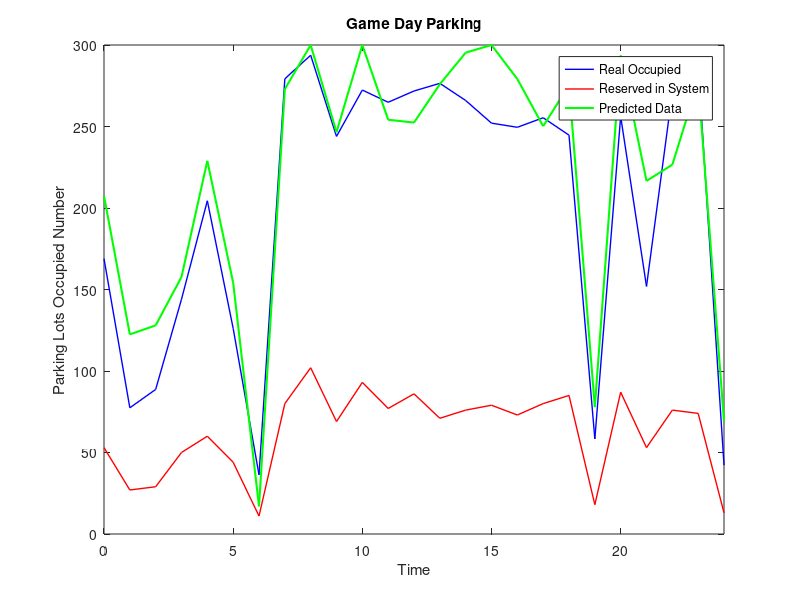

MATLAB code to generate this figure: (Note: this script raises an error after producing the figure.)
%IPark
%Generate data for Parking lot occupation
%
clc, clear all;


NotGameDay=0;


Time = [0:24];
MAX_Occupy_Number = 300;
MIN_Occupy_Number = 0;
r_Randon= rand(25,1);
OneDayData = [];

if(NotGameDay)
        time_ZERO_Seven = 0+r_Randon *(0.3-0);
        time_Seven_Nine = 0.4+ r_Randon *0.5;
        tiem_Nine_FiTeen = 0.8+ r_Randon *0.2;
        time_FiTeen_ZERO = 0+r_Randon *(0.2-0);
         label = 'Normal Day Parking';
        %%gameday
else
    
        time_ZERO_Seven = 0+r_Randon *(0.7-0);
        time_Seven_Nine = 0.6+ r_Randon *0.4;
        tiem_Nine_FiTeen = 0.8+ r_Randon *0.2;
        time_FiTeen_ZERO = 0+r_Randon *(1-0);
          label = 'Game Day Parking';
end

for i = 1:25
   if i <= 7
       OneDayData(i) = time_ZERO_Seven(i);
   elseif i>7 && i <= 9
       OneDayData(i) = time_Seven_Nine(i);
   elseif i>9 && i <= 17
        OneDayData(i) = tiem_Nine_FiTeen(i);
   else  
        OneDayData(i) = time_FiTeen_ZERO(i);
   end
   OneDayData(i) = OneDayData(i)*MAX_Occupy_Number;

end

K=[];
for i=1:25
    K=[K,0.25+rand()*0.1];
end
ReserveData = round(OneDayData.*K);

%plot(Time, OneDayData,'g')
%%find matrix k
for j=1:25
    PredictK(j) = OneDayData(j)/ReserveData(j);

end
%disturb = rand()-rand();
k = (max(PredictK)-min(PredictK))*rand(1)+min(PredictK);

for m = 1:25
    prdictData(m) = ReserveData(m).*k;    
    prdictData(m) = prdictData(m) + 80* (0.5-rand(1));
    if(prdictData(m))>300
        prdictData(m)=300;
    end

end

figure
realOccupy = plot(Time,OneDayData,'b','LineWidth',1);
hold on
SysOccupy = plot(Time,ReserveData,'r','LineWidth',1);
hold on
prdictData = plot(Time,prdictData,'g','LineWidth',1.5);


legend([realOccupy,SysOccupy,prdictData],'Real Occupied','Reserved in System','Predicted Data')
title(label)
xlim([0 24])
xlabel('Time')
ylabel('Parking Lots Occupied Number')

%%Generate data to file 
time = 0:24;
len = length(OneDayData);
data = [];
%%
% for i=1:len
%     if (time <= 24)
%         data(i,) = [OneDayData(i),time];
%         time = 1+time;
%     else
%         time = 1;
%         data(i) = [OneDayData(i),time];
%     end
% end
%%%



data = [OneDayData',time']
save observation.dot data -ASCII
